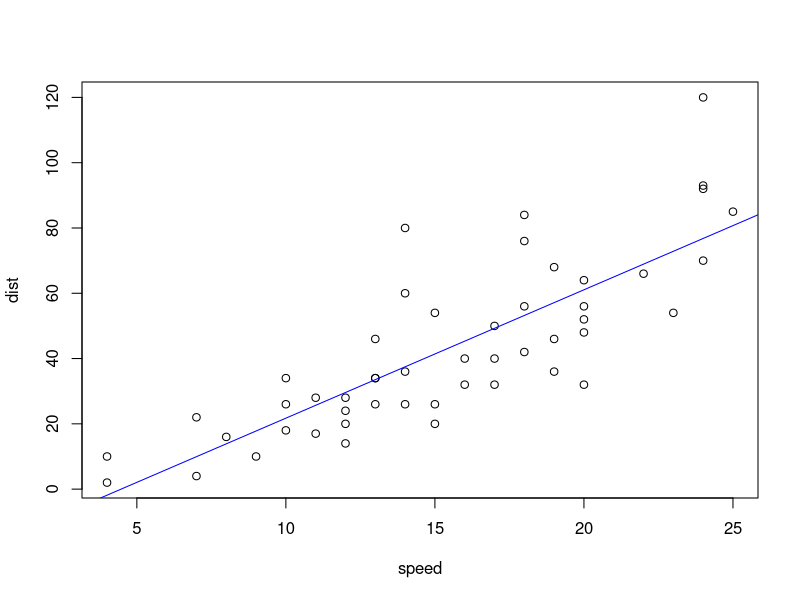
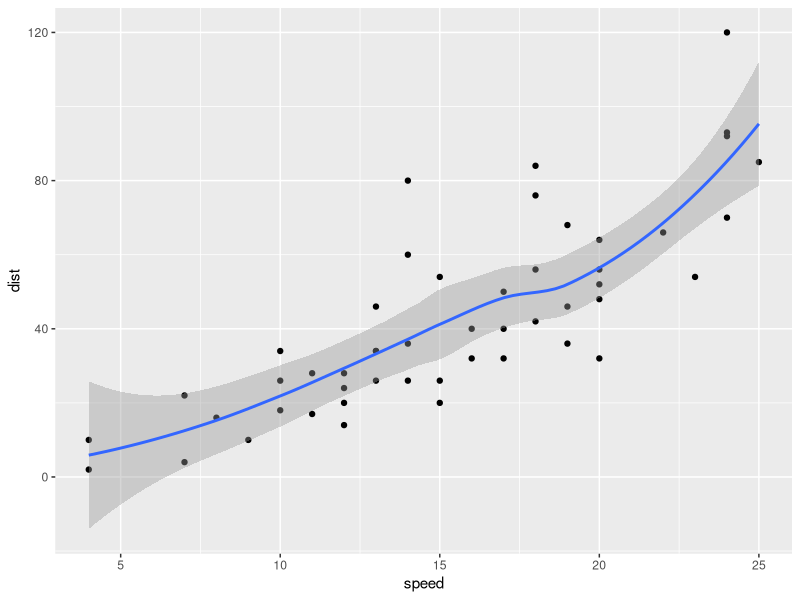

The R source for these figures, in order:
## ---- chunk 1
library(ggplot2)
## ---- chunk 2
plot(cars)
abline(lm(dist ~ speed, data = cars), col = "blue")
## ---- chunk 3
g <- ggplot(cars,aes(speed,dist))
g + geom_point() + geom_smooth()
